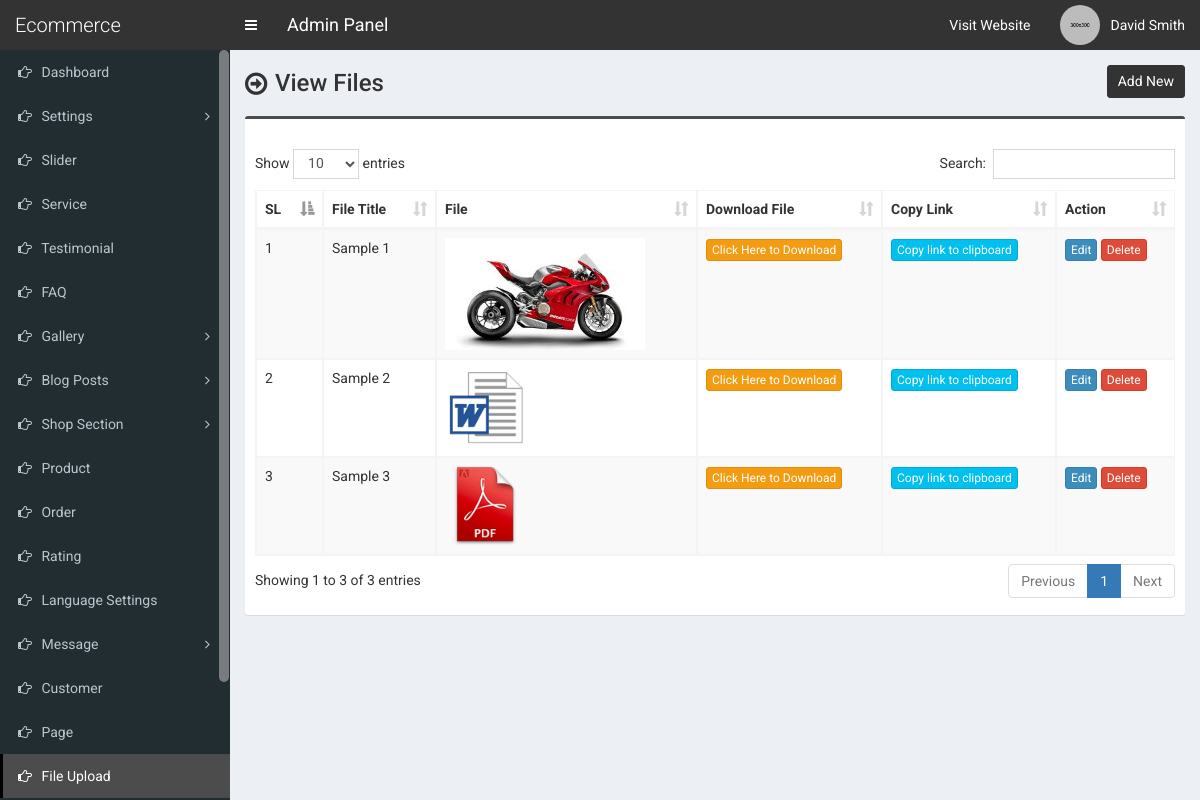
Screenshot of /admin/file.php (signed in) with the database file from the repository.
### tables this page shows
CREATE TABLE `tbl_file` (
  `file_id` int(11) NOT NULL,
  `file_title` varchar(255) NOT NULL,
  `file_name` varchar(255) NOT NULL
);

### admin/file.php (the view, shortened to what this page needs)
<?php require_once('header.php'); ?>
<section class="content-header">
	<div class="content-header-left">
		<h1>View Files</h1>
	</div>
	<div class="content-header-right">
		<a href="file-add.php" class="btn btn-primary btn-sm">Add New</a>
	</div>
</section>
<section class="content">
    <div class="row">
        <div class="col-md-12">
            <div class="box box-info">
                <div class="box-body table-responsive">
                    <table id="example1" class="table table-bordered table-striped">
    			        <thead>
                            <tr>
                                <th>SL</th>
                                <th>File Title</th>
                                <th>File</th>
                                <th>Download File</th>
                                <th>Copy Link</th>
                                <th>Action</th>
                            </tr>
                        </thead>
                        <tbody>
                        	<?php
                        	$i=0;
                        	$statement = $pdo->prepare("SELECT
            											file_id,
            											file_title,
            											file_name
                        	                           	FROM tbl_file
                        	                           	");
                        	$statement->execute();
                        	$result = $statement->fetchAll(PDO::FETCH_ASSOC);
                        	foreach ($result as $row) {
                    		$i++;
            	            	?>
            	                <tr>
            	                    <td><?php echo $i; ?></td>
            	                    <td><?php echo $row['file_title']; ?></td>
            	                    <td>
            	                    	<?php
            	                    		$t = explode('.',$row['file_name']);
                                            if( $t[1] == 'jpg' || $t[1] == 'JPG' || $t[1] == 'jpeg' || $t[1] == 'JPEG' || $t[1] == 'png' || $t[1] == 'PNG' || $t[1] == 'gif' || $t[1] == 'GIF' )
                                            {
                                                ?>
                                                <img src="../assets/uploads/<?php echo $row['file_name']; ?>" alt="" style="width:200px;">
                                                <?php
                                            }
                                            elseif( $t[1] == 'doc' || $t[1] == 'DOC' || $t[1] == 'docx' || $t[1] == 'DOCX' )
                                            {
                                                ?>
                                                <img src="../assets/img/doc.png" alt="" style="width:80px;">
                                                <?php
                                            }
                                            elseif( $t[1] == 'ppt' || $t[1] == 'PPT' || $t[1] == 'pptx' || $t[1] == 'PPTX' )
                                            {
                                                ?>
                                                <img src="../assets/img/ppt.png" alt="" style="width:80px;">
                                                <?php
                                            }
                                            elseif( $t[1] == 'xls' || $t[1] == 'XLS' || $t[1] == 'xlsx' || $t[1] == 'XLSX' )
                                            {
                                                ?>
                                                <img src="../assets/img/xls.png" alt="" style="width:80px;">
                                                <?php
                                            }
                                            elseif( $t[1] == 'pdf' || $t[1] == 'PDF' )
                                            {
                                                ?>
                                                <img src="../assets/img/pdf.png" alt="" style="width:80px;">
                                                <?php
                                            }
            	                    	?>
            	                    </td>
            	                    <td>
            	                    	<a class="btn btn-warning btn-xs" download="<?php echo $row['file_name']; ?>" href="../assets/uploads/<?php echo $row['file_name']; ?>" target="_blank">Click Here to Download</a>
            	                    </td>
                                    <td>
                                        <button class="btn btn-info btn-xs" onclick="myFunction<?php echo $i; ?>()">Copy link to clipboard</button>
                                    </td>
            	                    <td>
            	                        <a href="file-edit.php?id=<?php echo $row['file_id']; ?>" class="btn btn-primary btn-xs">Edit</a>
            	                        <a href="#" class="btn btn-danger btn-xs" data-href="file-delete.php?id=<?php echo $row['file_id']; ?>" data-toggle="modal" data-target="#confirm-delete">Delete</a>
            	                    </td>
            	                </tr>
            	                <?php
                        	}
                        	?>
                        </tbody>
                    </table>
                </div>
            </div>
        </div>
    </div>
</section>
<?php require_once('footer.php'); ?>

### admin/css/style.css (style rules this page uses)
body { font-size: 14px; font-family: 'Roboto', sans-serif; }
.content-header>h1, .content-header .content-header-left h1 { font-family: 'Roboto', sans-serif; }
.box-info { padding-top: 20px; }
.content-header { overflow: hidden; }
.content-header .content-header-left { float: left; padding-top: 5px; }
.content-header .content-header-right { float: right; }
.content-header .content-header-left h1 { margin-top: 0; margin-bottom: 0; padding-left: 30px; padding-bottom: 5px; font-size: 24px; position: relative; }
.content-header .content-header-left h1:before { position: absolute; top: 0; left: 0; font-family: 'FontAwesome', sans-serif; font-size: 26px; content: '\f18e'; }
.content-header .content-header-right a { position: relative; font-size: 14px; }
.box.box-info { border-top-color: #4c4c4c; }
.content-header .content-header-right a { background-color: #333333; border-color: #333333; }

### rows the page displays
tbl_file: file_title "Sample 1", file_name (picture)
tbl_file: file_title "Sample 2"
tbl_file: file_title "Sample 3"

### other values shown
$_SESSION['user']['full_name'] "David Smith"
